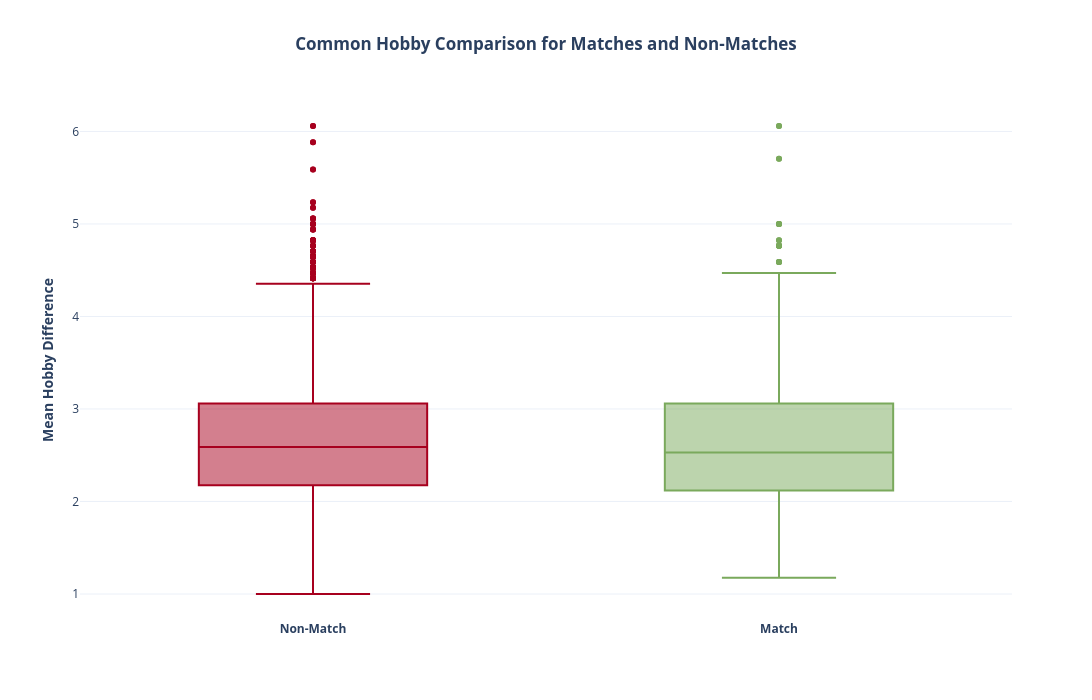

The notebook cell this image was saved under:
### Code cell
# Visualization of mean_differences / box plot

import plotly.graph_objects as go
fig = go.Figure()

# Boxplot non-matchs (match == 0)
fig.add_trace(go.Box(
    x=subset_mean_hobbies_gap[subset_mean_hobbies_gap["match"] == 0]["match"],
    y=subset_mean_hobbies_gap[subset_mean_hobbies_gap["match"] == 0]["mean_hobbies_diff"],
    name="Non-Match",
    marker_color='#A7001E'
))

# Boxplot matchs (match == 1)
fig.add_trace(go.Box(
    x=subset_mean_hobbies_gap[subset_mean_hobbies_gap["match"] == 1]["match"],
    y=subset_mean_hobbies_gap[subset_mean_hobbies_gap["match"] == 1]["mean_hobbies_diff"],
    name="Match",
    marker_color='#7AA95C'
))

# Update plot layout
fig.update_layout(
    title="<b>Common Hobby Comparison for Matches and Non-Matches</b>",
    title_x=0.5,
    width=1200,
    height=700,
    showlegend=False,
    template="plotly_white",
    xaxis=dict(
        tickvals=[0, 1],
        ticktext=["<b>Non-Match", "<b>Match"]
    ),
    yaxis=dict(
        title="<b>Mean Hobby Difference</b>"
    )
)

fig.show()

### Figure 1 — Plotly figure (JSON) as saved in the notebook; plotly's stock layout.template omitted (floating-point values rounded to 4 significant figures; data arrays with more than 128 entries replaced by an {"elided": "..."} marker saying what was removed)
{"data": [{"marker": {"color": "#A7001E"}, "name": "Non-Match", "type": "box", "x": {"elided": "6998 int values"}, "y": {"elided": "6998 float values"}}, {"marker": {"color": "#7AA95C"}, "name": "Match", "type": "box", "x": {"elided": "1380 int values"}, "y": {"elided": "1380 float values"}}], "layout": {"height": 700, "showlegend": false, "title": {"text": "<b>Common Hobby Comparison for Matches and Non-Matches</b>", "x": 0.5}, "width": 1200, "xaxis": {"ticktext": ["<b>Non-Match", "<b>Match"], "tickvals": [0, 1]}, "yaxis": {"title": {"text": "<b>Mean Hobby Difference</b>"}}}}
